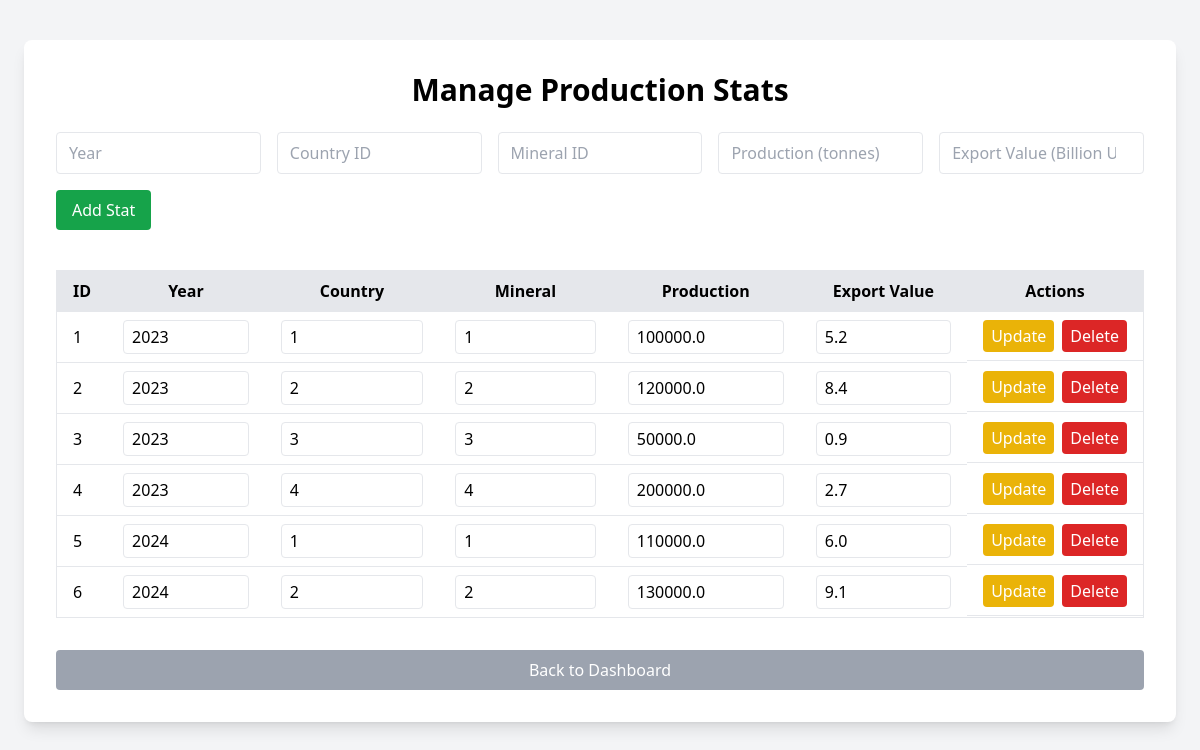
The app's page /admin/production with its own data.
### tables this page shows
CREATE TABLE production_stats (
    StatID INTEGER PRIMARY KEY,
    Year INTEGER NOT NULL,
    CountryID INTEGER,
    MineralID INTEGER,
    Production_tonnes REAL NOT NULL,
    ExportValue_BillionUSD REAL NOT NULL,
    FOREIGN KEY(CountryID) REFERENCES countries(CountryID),
    FOREIGN KEY(MineralID) REFERENCES minerals(MineralID)
);

### app.py (the view)
@app.route('/admin/production', methods=['GET'])
def view_production_stats():
    with get_db_connection() as conn:
        stats = conn.execute("SELECT * FROM production_stats").fetchall()
    return render_template('admin_production_stats_menu.html', stats=stats)

### app.py (called while the page is built)
def get_db_connection():
    db_path = os.path.join("Data", "userdata.db")
    conn = sqlite3.connect(db_path, timeout=10)
    conn.row_factory = sqlite3.Row
    return conn

### Templates/admin_production_stats_menu.html (shortened to what this page needs)
<!DOCTYPE html>
<html lang="en">
<head>
    <script src="https://cdn.tailwindcss.com"></script>
</head>
<body class="bg-gray-100 min-h-screen">
    <div class="max-w-6xl mx-auto mt-10 bg-white shadow-lg rounded-lg p-8">
        <h2 class="text-3xl font-bold mb-6 text-center">Manage Production Stats</h2>
        <form method="post" action="{{ url_for('add_production_stat') }}" class="mb-10">
            <div class="grid grid-cols-5 gap-4">
                <input type="number" name="year" placeholder="Year" class="px-3 py-2 border rounded" required>
                <input type="number" name="country_id" placeholder="Country ID" class="px-3 py-2 border rounded" required>
                <input type="number" name="mineral_id" placeholder="Mineral ID" class="px-3 py-2 border rounded" required>
                <input type="number" step="0.1" name="production" placeholder="Production (tonnes)" class="px-3 py-2 border rounded" required>
                <input type="number" step="0.01" name="export_value" placeholder="Export Value (Billion USD)" class="px-3 py-2 border rounded" required>
            </div>
            <button type="submit" class="mt-4 bg-green-600 text-white px-4 py-2 rounded hover:bg-green-700 transition">Add Stat</button>
        </form>
        <table class="min-w-full bg-white border rounded">
            <thead class="bg-gray-200">
                <tr>
                    <th class="py-2 px-4 border-b">ID</th>
                    <th class="py-2 px-4 border-b">Year</th>
                    <th class="py-2 px-4 border-b">Country</th>
                    <th class="py-2 px-4 border-b">Mineral</th>
                    <th class="py-2 px-4 border-b">Production</th>
                    <th class="py-2 px-4 border-b">Export Value</th>
                    <th class="py-2 px-4 border-b">Actions</th>
                </tr>
            </thead>
            <tbody>
                {% for stat in stats %}
                <tr class="hover:bg-gray-50">
                    <form method="post" action="{{ url_for('edit_production_stat', stat_id=stat['StatID']) }}">
                        <td class="py-2 px-4 border-b">{{ stat['StatID'] }}</td>
                        <td class="py-2 px-4 border-b"><input type="number" name="year" value="{{ stat['Year'] }}" class="w-full px-2 py-1 border rounded"></td>
                        <td class="py-2 px-4 border-b"><input type="number" name="country_id" value="{{ stat['CountryID'] }}" class="w-full px-2 py-1 border rounded"></td>
                        <td class="py-2 px-4 border-b"><input type="number" name="mineral_id" value="{{ stat['MineralID'] }}" class="w-full px-2 py-1 border rounded"></td>
                        <td class="py-2 px-4 border-b"><input type="number" step="0.1" name="production" value="{{ stat['Production_tonnes'] }}" class="w-full px-2 py-1 border rounded"></td>
                        <td class="py-2 px-4 border-b"><input type="number" step="0.01" name="export_value" value="{{ stat['ExportValue_BillionUSD'] }}" class="w-full px-2 py-1 border rounded"></td>
                        <td class="py-2 px-4 border-b flex gap-2">
                            <button type="submit" class="bg-yellow-500 text-white px-2 py-1 rounded hover:bg-yellow-600 transition">Update</button>
                    </form>
                    <form method="post" action="{{ url_for('delete_production_stat', stat_id=stat['StatID']) }}" onsubmit="return confirm('Are you sure you want to delete this stat?');">
                        <button type="submit" class="bg-red-600 text-white px-2 py-1 rounded hover:bg-red-700 transition">Delete</button>
                    </form>
                </tr>
                {% endfor %}
            </tbody>
        </table>
        <a href="{{ url_for('home') }}" class="block mt-8 bg-gray-400 text-white px-4 py-2 rounded hover:bg-gray-500 transition text-center">Back to Dashboard</a>
    </div>
</body>
</html>

### records on screen
production_stats: StatID "1", year "2023", country_id "1", mineral_id "1", production "100000.0", export_value "5.2"
production_stats: StatID "2", year "2023", country_id "2", mineral_id "2", production "120000.0", export_value "8.4"
production_stats: StatID "3", year "2023", country_id "3", mineral_id "3", production "50000.0", export_value "0.9"
production_stats: StatID "4", year "2023", country_id "4", mineral_id "4", production "200000.0", export_value "2.7"
production_stats: StatID "5", year "2024", country_id "1", mineral_id "1", production "110000.0", export_value "6.0"
production_stats: StatID "6", year "2024", country_id "2", mineral_id "2", production "130000.0", export_value "9.1"
